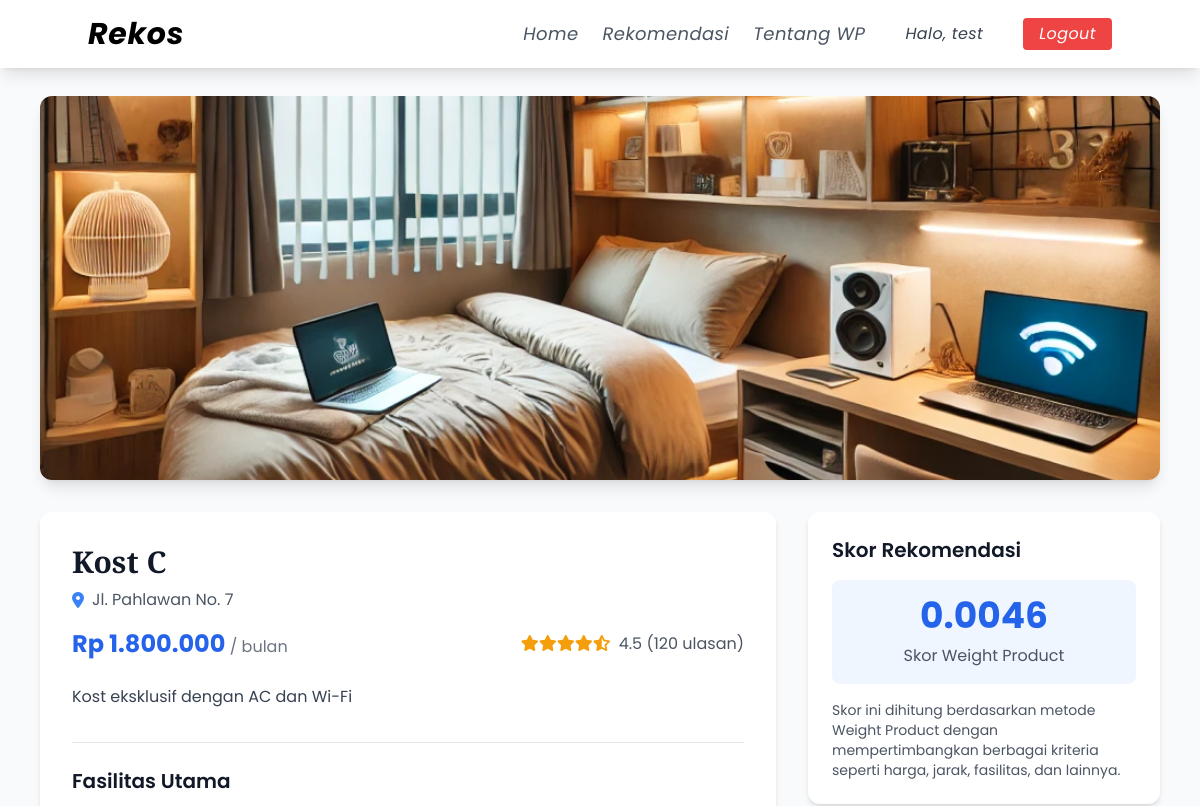
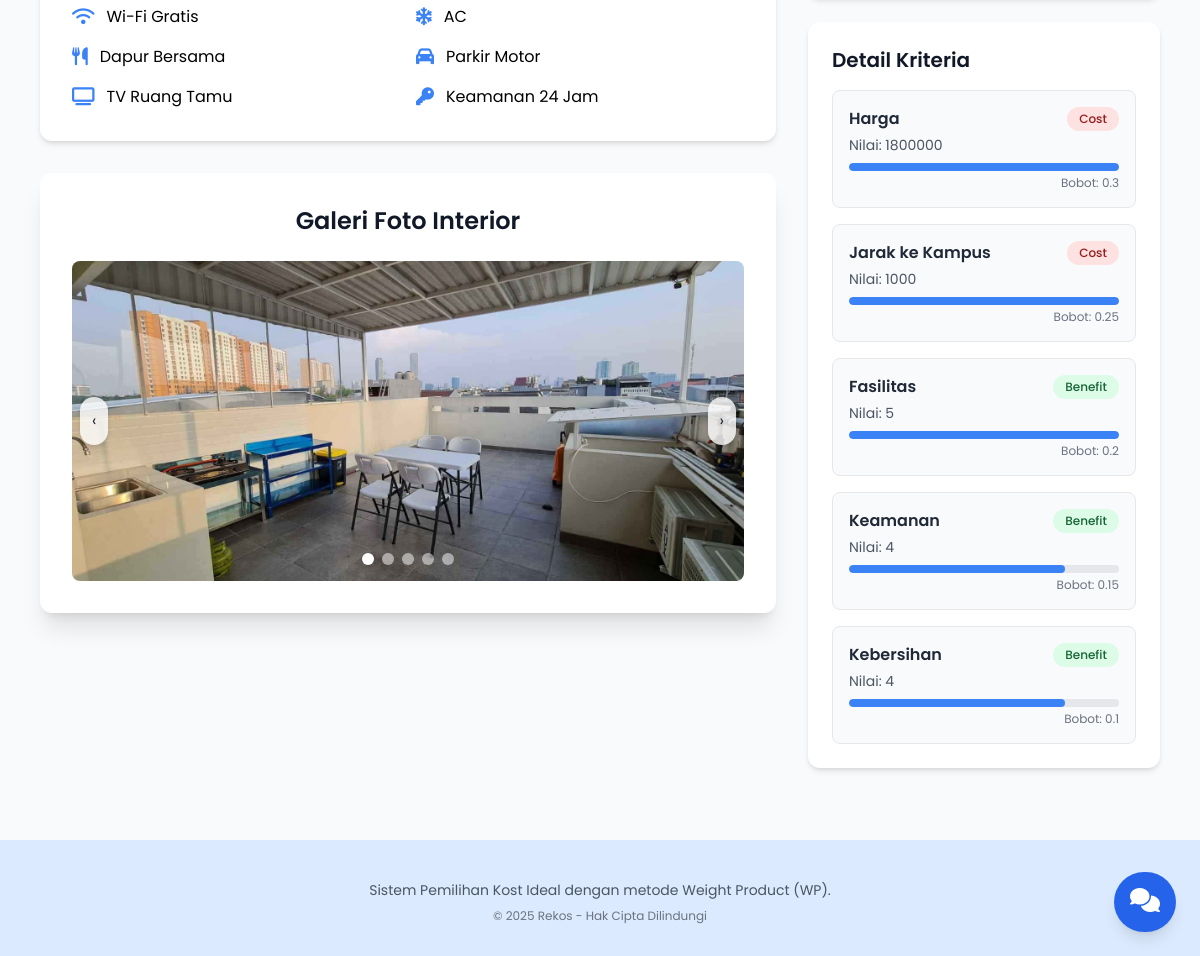
Screenshot of /detail.php?id=3 (signed in) with the database file from the repository (2 pictures, top to bottom).
### tables this page shows
CREATE TABLE `alternatif` (
  `id_alternatif` int(11) NOT NULL,
  `nama_alternatif` varchar(100) NOT NULL,
  `alamat` text NOT NULL,
  `harga` int(11) NOT NULL,
  `deskripsi` text DEFAULT NULL,
  `gambar` varchar(255) DEFAULT NULL
);

CREATE TABLE `nilai_alternatif` (
  `id` int(11) NOT NULL,
  `id_alternatif` int(11) NOT NULL,
  `id_kriteria` int(11) NOT NULL,
  `nilai` float NOT NULL
);

CREATE TABLE `kriteria` (
  `id_kriteria` int(11) NOT NULL,
  `nama_kriteria` varchar(100) NOT NULL,
  `bobot` float NOT NULL,
  `jenis` enum('benefit','cost') NOT NULL
);

### detail.php (the view, shortened to what this page needs)
<?php
require_once 'includes/functions.php';
$id_kost = isset($_GET['id']) ? intval($_GET['id']) : 0;
$query_kost = "SELECT * FROM alternatif WHERE id_alternatif = ?";
$stmt_kost = $conn->prepare($query_kost);
$stmt_kost->bind_param("i", $id_kost);
$stmt_kost->execute();
$kost = $stmt_kost->get_result()->fetch_assoc();
$query_nilai = "
    SELECT k.nama_kriteria, n.nilai, k.jenis, k.bobot
    FROM nilai_alternatif n
    JOIN kriteria k ON n.id_kriteria = k.id_kriteria
    WHERE n.id_alternatif = ?
";
$stmt_nilai = $conn->prepare($query_nilai);
$stmt_nilai->bind_param("i", $id_kost);
$stmt_nilai->execute();
$nilai_kriteria = $stmt_nilai->get_result()->fetch_all(MYSQLI_ASSOC);
$skor = 1.0;
foreach ($nilai_kriteria as $nk) {
    if ($nk['jenis'] === 'cost') {
        $skor *= pow(1 / $nk['nilai'], $nk['bobot']);
    } else {
        $skor *= pow($nk['nilai'], $nk['bobot']);
    }
}
$skor = round($skor, 4);
$stmt_img = $conn->prepare("SELECT nama_file FROM gambar_interior WHERE id_alternatif = ?");
$stmt_img->bind_param('i', $id_kost);
$stmt_img->execute();
$result_img = $stmt_img->get_result();
$images = [];
while ($row = $result_img->fetch_assoc()) {
    $image_path = $row['nama_file'];
    if (file_exists($image_path)) {
        $images[] = $image_path;
    } else {
        error_log("Gambar tidak ditemukan: " . $image_path);
    }
}
?>
<!DOCTYPE html>
<html lang="id">
<head>
    <script src="https://cdn.tailwindcss.com"></script>
    <link rel="stylesheet" href="https://cdnjs.cloudflare.com/ajax/libs/font-awesome/6.4.2/css/all.min.css">
    <link rel="stylesheet" href="js/style.js">
    <link rel="stylesheet" href="https://cdnjs.cloudflare.com/ajax/libs/font-awesome/6.4.2/css/all.min.css">
</head>
<body>
    <?php include 'includes/navbar.php'; ?>
    <div class="pt-24 pb-12 px-4 max-w-6xl mx-auto">
        <div class="relative mb-8 rounded-xl overflow-hidden shadow-lg">
            <img src="images/<?= htmlspecialchars($kost['gambar']) ?>" alt="<?= htmlspecialchars($kost['nama_alternatif']) ?>" class="w-full h-96 object-cover">
        </div>
        <div class="grid grid-cols-1 lg:grid-cols-3 gap-8">
            <div class="lg:col-span-2">
                <div class="bg-white rounded-xl shadow-md p-8 mb-8">
                    <h1 class="text-3xl font-bold text-gray-900 mb-2 playfair"><?= htmlspecialchars($kost['nama_alternatif']) ?></h1>
                    <p class="text-gray-600 mb-4 flex items-center">
                        <i class="fas fa-map-marker-alt text-blue-500 mr-2"></i>
                        <?= htmlspecialchars($kost['alamat']) ?>
                    </p>
                    <div class="flex flex-wrap items-center justify-between mb-6">
                        <div>
                            <span class="text-2xl font-bold text-blue-600">Rp <?= number_format($kost['harga'], 0, ',', '.') ?></span>
                            <span class="text-gray-500">/ bulan</span>
                        </div>
                        <div class="flex items-center">
                            <div class="rating-star mr-2">
                                <?php
                                $rating = 4.5;
                                $full_stars = floor($rating);
                                $half_star = ($rating - $full_stars) >= 0.5;
                                for ($i = 1; $i <= 5; $i++) {
                                    if ($i <= $full_stars) {
                                        echo '<i class="fas fa-star"></i>';
                                    } elseif ($half_star && $i == $full_stars + 1) {
                                        echo '<i class="fas fa-star-half-alt"></i>';
                                    } else {
                                        echo '<i class="far fa-star"></i>';
                                    }
                                }
                                ?>
                            </div>
                            <span class="text-gray-600"><?= $rating ?> (120 ulasan)</span>
                        </div>
                    </div>
                    <p class="text-gray-700 mb-8 leading-relaxed"><?= htmlspecialchars($kost['deskripsi']) ?></p>
                    <div class="border-t border-gray-200 pt-6">
                        <h2 class="text-xl font-semibold text-gray-900 mb-4">Fasilitas Utama</h2>
                        <div class="grid grid-cols-2 gap-4">
                            <div class="flex items-center">
                                <i class="fas fa-wifi text-blue-500 mr-3 text-lg"></i>
                                <span>Wi-Fi Gratis</span>
                            </div>
                            <div class="flex items-center">
                                <i class="fas fa-snowflake text-blue-500 mr-3 text-lg"></i>
                                <span>AC</span>
                            </div>
                            <div class="flex items-center">
                                <i class="fas fa-utensils text-blue-500 mr-3 text-lg"></i>
                                <span>Dapur Bersama</span>
                            </div>
                            <div class="flex items-center">
                                <i class="fas fa-car text-blue-500 mr-3 text-lg"></i>
                                <span>Parkir Motor</span>
                            </div>
                            <div class="flex items-center">
                                <i class="fas fa-tv text-blue-500 mr-3 text-lg"></i>
                                <span>TV Ruang Tamu</span>
                            </div>
                            <div class="flex items-center">
                                <i class="fas fa-key text-blue-500 mr-3 text-lg"></i>
                                <span>Keamanan 24 Jam</span>
                            </div>
                        </div>
                    </div>
                </div>
                <div class="bg-white rounded-xl shadow-xl p-8 mb-8 max-w-4xl mx-auto">
                    <h2 class="text-2xl font-semibold text-gray-900 mb-6 text-center">Galeri Foto Interior</h2>
                    <div class="relative overflow-hidden rounded-lg h-80 bg-gray-100">
                        <div id="carousel" class="h-full w-full relative">
                            <?php foreach ($images as $index => $image): ?>
                                <img src="<?= htmlspecialchars($image) ?>"
                                    alt="Interior Kost <?= $index + 1 ?>"
                                    class="carousel-image absolute top-0 left-0 w-full h-full object-cover transition-opacity duration-500 <?= $index === 0 ? 'opacity-100' : 'opacity-0' ?>"
                                    data-index="<?= $index ?>"
                                    onclick="openLightbox('<?= htmlspecialchars($image) ?>')">
                            <?php endforeach; ?>
                        </div>
                        <?php if (!empty($images) && count($images) > 1): ?>
                            <button id="prevBtn" class="absolute left-2 top-1/2 transform -translate-y-1/2 bg-white/80 text-gray-800 p-3 rounded-full shadow-md hover:bg-white transition z-10">
                                ‹
                            </button>
                            <button id="nextBtn" class="absolute right-2 top-1/2 transform -translate-y-1/2 bg-white/80 text-gray-800 p-3 rounded-full shadow-md hover:bg-white transition z-10">
                                ›
                            </button>
                            <div id="dots" class="absolute bottom-4 left-1/2 transform -translate-x-1/2 flex space-x-2 z-10"></div>
                        <?php endif; ?>
                    </div>
                </div>
            </div>
            <div class="lg:col-span-1">
                <div class="bg-white rounded-xl shadow-md p-6 mb-6">
                    <h2 class="text-xl font-semibold text-gray-900 mb-4">Skor Rekomendasi</h2>
                    <div class="bg-blue-50 rounded-lg p-4 text-center">
                        <div class="text-4xl font-bold text-blue-600 mb-2"><?= $skor ?></div>
                        <p class="text-gray-600">Skor Weight Product</p>
                    </div>
                    <p class="text-gray-600 mt-4 text-sm">
                        Skor ini dihitung berdasarkan metode Weight Product dengan mempertimbangkan berbagai kriteria seperti harga, jarak, fasilitas, dan lainnya.
                    </p>
                </div>
                <div class="bg-white rounded-xl shadow-md p-6 mb-6">
                    <h2 class="text-xl font-semibold text-gray-900 mb-4">Detail Kriteria</h2>
                    <div class="space-y-4">
                        <?php foreach ($nilai_kriteria as $kriteria): ?>
                            <div class="criteria-card bg-gray-50 p-4 rounded-lg border border-gray-200">
                                <div class="flex justify-between items-start">
                                    <div>
                                        <h3 class="font-semibold text-gray-800"><?= htmlspecialchars($kriteria['nama_kriteria']) ?></h3>
                                        <p class="text-gray-600 text-sm mt-1">Nilai: <?= $kriteria['nilai'] ?></p>
                                    </div>
                                    <span class="px-3 py-1 rounded-full text-xs font-medium
                    <?= $kriteria['jenis'] == 'benefit' ? 'bg-green-100 text-green-800' : 'bg-red-100 text-red-800' ?>">
                                        <?= $kriteria['jenis'] == 'benefit' ? 'Benefit' : 'Cost' ?>
                                    </span>
                                </div>
                                <div class="mt-2">
                                    <div class="w-full bg-gray-200 rounded-full h-2 overflow-hidden">
                                        <?php
                                        $nilai = floatval($kriteria['nilai']);
                                        $persentase = min(100, ($nilai / 5) * 100);
                                        ?>
                                        <div class="bg-blue-500 h-2 rounded-full" style="width: <?= $persentase ?>%"></div>
                                    </div>
                                    <p class="text-right text-xs text-gray-500 mt-1">Bobot: <?= $kriteria['bobot'] ?></p>
                                </div>
                            </div>
                        <?php endforeach; ?>
                    </div>
                </div>
                <button onclick="toggleContact()" class="fixed bottom-6 right-6 bg-blue-600 text-white p-4 rounded-full shadow-lg hover:bg-blue-700 transition duration-300 z-50">
                    <i class="fas fa-comments text-2xl"></i>
                </button>
            </div>
        </div>
    </div>
    <footer class="bg-blue-100 text-gray-800 py-8 text-center">
        <div class="max-w-4xl mx-auto px-6">
            <p class="text-gray-600 text-sm mt-2">
                Sistem Pemilihan Kost Ideal dengan metode Weight Product (WP).
            </p>
            <p class="text-gray-500 text-xs mt-2">
                &copy; <?= date('Y') ?> Rekos - Hak Cipta Dilindungi
            </p>
        </div>
    </footer>
</body>
</html>

### css/style.css (style rules this page uses)
body { font-family: 'Poppins', sans-serif; }

### detail.php (style rules this page uses)
body { font-family: 'Poppins', sans-serif; background-color: #f8fafc; }
.playfair { font-family: 'Playfair Display', serif; }
.rating-star { color: #F59E0B; }
.criteria-card { transition: all 0.3s ease; }
.carousel-image { width: 100%; height: 100%; object-fit: cover; transition: opacity 0.5s ease-in-out; cursor: pointer; }

### rows the page displays
alternatif: gambar (picture), nama_alternatif "Kost C", alamat "Jl. Pahlawan No. 7", harga "1.800.000", deskripsi "Kost eksklusif dengan AC dan Wi-Fi"
nilai_alternatif: id_kriteria.nama_kriteria "Harga", nilai "1800000", shows "Cost", id_kriteria.bobot "0.3"
nilai_alternatif: id_kriteria.nama_kriteria "Jarak ke Kampus", nilai "1000", shows "Cost", id_kriteria.bobot "0.25"
nilai_alternatif: id_kriteria.nama_kriteria "Fasilitas", nilai "5", shows "Benefit", id_kriteria.bobot "0.2"
nilai_alternatif: id_kriteria.nama_kriteria "Keamanan", nilai "4", shows "Benefit", id_kriteria.bobot "0.15"
nilai_alternatif: id_kriteria.nama_kriteria "Kebersihan", nilai "4", shows "Benefit", id_kriteria.bobot "0.1"

### other values shown
$username "test"
$rating "4.5"
$skor "0.0046"
